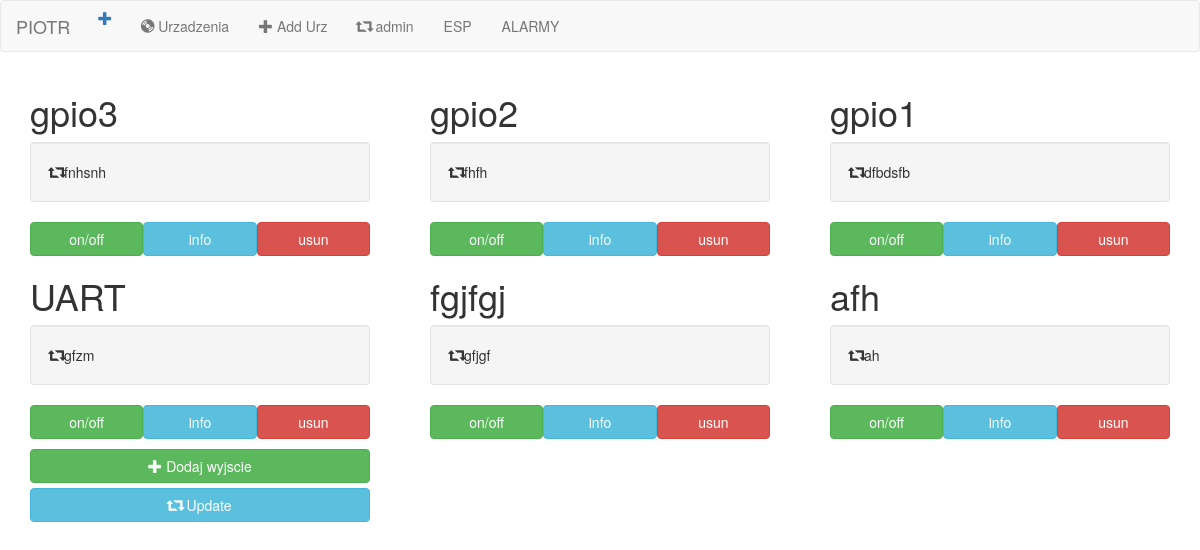
The app's page /esp/2/ with its own data.
### esp/models.py (models this page shows, shortened)
class Gpio(models.Model):
    urzadzenie = models.ForeignKey(Urzadzenie, on_delete=models.CASCADE)
    stan = models.CharField(max_length=250)
    opis = models.CharField(max_length=250, default="")
    lista = models.CharField(max_length=250, default="")
    bolean = models.BooleanField(default=False)

### esp/views.py (the view)
# urls.py: re_path(r'^(?P<pk>[0-9]+)/$', views.DetailView.as_view(), name='detail'),
class DetailView(generic.DetailView):
    model = Urzadzenie
    context_object_name = 'urzadzenie'
    template_name = 'esp/detail.html'

### esp/templates/esp/detail.html (shortened to what this page needs)
{% extends 'esp/base.html' %}
{% block body %}
{% for gpio in urzadzenie.gpio_set.all %}
<div class="col-sm-4">
    <div class="container-fluid" id="gpio">
        <h1>{{gpio.opis}}</h1>
        <div class="well"> <span class="glyphicon glyphicon-retweet"></span>{{gpio.stan}}</div>
        <div class="container-fluid przyciski">
            <div class="col-sm-4 przyciski">
                <a href="#" class="btn btn-success btn-block"> on/off </a>
            </div>
            <div class="col-sm-4 przyciski">
                <a href="{% url 'esp:gpio-update' urzadzenie.pk gpio.pk %}" class="btn btn-info btn-block">info</a>
            </div>
            <div class="col-sm-4 przyciski">
                <a href="{% url 'esp:gpio-delete' urzadzenie.pk gpio.pk %}" class="btn btn-danger btn-block">usun</a>
            </div>
        </div>
    </div>
</div>
{% endfor %}
<div class="col-sm-4">
    <div class="container-fluid" id="dodaj">
        <a href="{% url 'esp:gpio-add' urzadzenie.pk %}" class="btn btn-success btn-block">
            <span class="glyphicon glyphicon-plus"></span> Dodaj wyjscie </a>
        <a href="{% url 'esp:urzadzenie-update' urzadzenie.pk %}" class="btn btn-info btn-block">
            <span class="glyphicon glyphicon-retweet"></span> Update </a>
    </div>
</div>
{% endblock %}

### esp/static/esp/sidebar.css (style rules this page uses)
#dodaj { padding-top: 10px; }
#gpio { border: 5px; border-color: red; }
.przyciski { padding: 0; }

### records on screen
Gpio: opis "gpio3", stan "fnhsnh"
Gpio: opis "gpio2", stan "fhfh"
Gpio: opis "gpio1", stan "dfbdsfb"
Gpio: opis "UART", stan "gfzm"
Gpio: opis "fgjfgj", stan "gfjgf"
Gpio: opis "afh", stan "ah"
